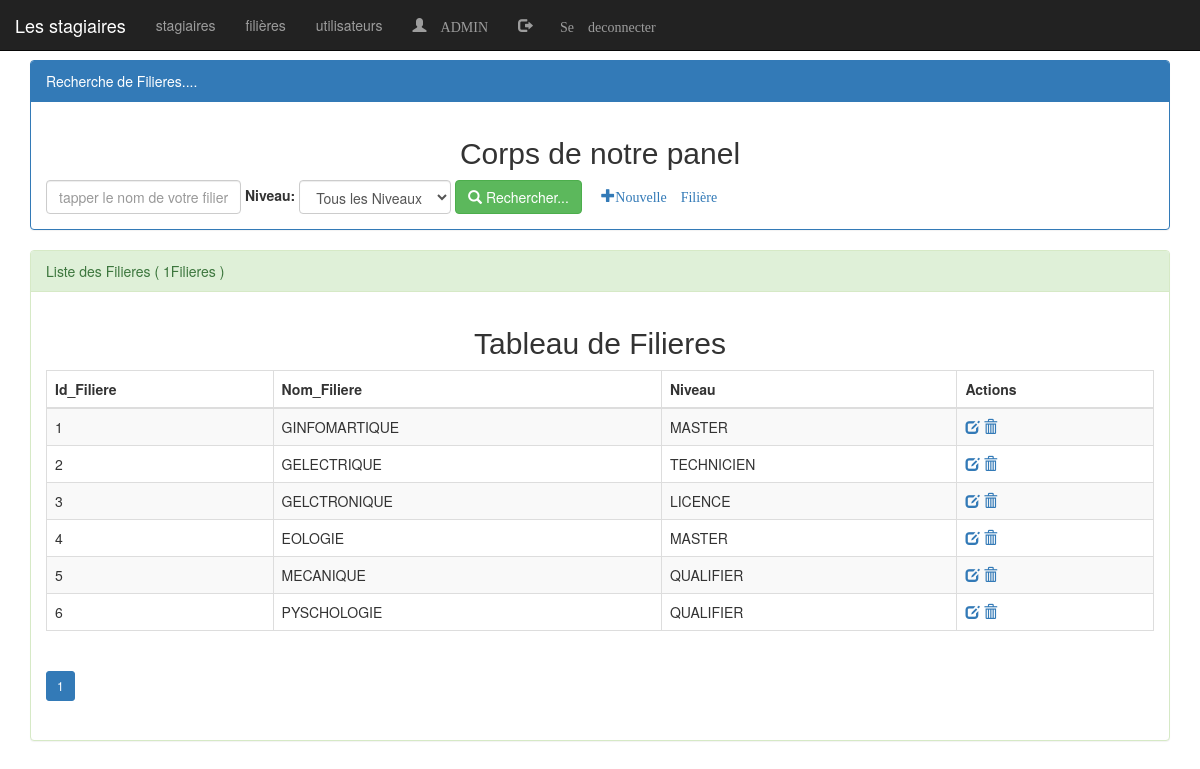
The page /pages/filiere.php (signed in) on the database its author committed.
### tables this page shows
create table filiere(
    idFiliere int(4) auto_increment primary key,
    nomFiliere varchar(50),
    niveau varchar(50)
);

### pages/filiere.php (the view, shortened to what this page needs)
<?php
require_once("connexiondb.php");
try {
    if (isset($_SESSION['user'])) {
        $nom = isset($_GET['valeurNomUser']) ? $_GET['valeurNomUser'] : "";
        $niveau = isset($_GET['valeurNiveauUser']) ? $_GET['valeurNiveauUser'] : "tous";
        $size = isset($_GET['size']) ? $_GET['size'] : 6;
        $page = isset($_GET['page']) ? $_GET['page'] : 1;
        $ofset = ($page - 1) * $size;
        $requetteFiliere = "SELECT * FROM filiere";
        $resultatFiliere = $pdo->query($requetteFiliere);
        if ($niveau === "tous") {
            $requetteFiliere = "SELECT * from filiere where nomFiliere like '%$nom%' limit $size offset $ofset";
            $requetteCount = "select count(*) countFiliere from filiere where nomFiliere like '%$nom%'";
        } else {
            $requetteFiliere = "SELECT * from filiere where nomFiliere like '%$nom%' and niveau='$niveau'";
            $requetteCount = "select count(*) countFiliere from filiere where nomFiliere like '%$nom%' and niveau='$niveau' limit $size offset $ofset";
        }
        $resultatFiliere = $pdo->query($requetteFiliere);
        $resulatCount = $pdo->query("$requetteCount");
        $tableauCount = $resulatCount->fetch();
        $nombrePage = $tableauCount['countFiliere'];
        $reste = $nombrePage % $size;
        if ($reste === 0) {
            $nombrePage = $nombrePage / $size;
        } else {
            $nombrePage = floor($nombrePage / $size) + 1;
        }
    } else header('location:login.php');
} catch (Exception $e) {
    echo $e->getMessage();
}
?>
<!DOCTYPE html>
<html lang="en">
<head>
    <link rel="stylesheet" type="text/css" href="../css/bootstrap.min.css">
    <link rel="stylesheet" type="text/css" href="../css/monstyle.css">
</head>
<body>
    <?php include("menu.php"); ?>
    <div class="container">
        <div class="panel panel-primary   marginTop">
            <div class="panel-heading">
                Recherche de Filieres....
            </div>
            <div class="panel-body">
                <h2>
                    Corps de notre panel
                </h2>
                <form action="filiere.php" method="get" class="form-inline">
                    <div class="form-group">
                        <input type="text" name="valeurNomUser" placeholder="tapper le nom de votre filiere" class="form-control" value="<?php $nom; ?>">
                    </div>
                    <label for="niv"> Niveau:</label>
                    <select class="form-control" id="niv" name="valeurNiveauUser" onchange="this.form.submit()">
                        <option value="tous">Tous les Niveaux</option>
                    </select>
                    <button type="submit" class="btn btn-success">
                        <span class="glyphicon glyphicon-search"></span> Rechercher...</button>
                    <?php if ($_SESSION['user']['role'] == "ADMIN") { ?>
                        <a href="nouvelleFiliere.php" class="glyphicon glyphicon-plus">Nouvelle Filière</a>
                    <?php } ?>
                </form>
            </div>
        </div>
        <div class="panel panel-success">
            <div class="panel-heading">
                Liste des Filieres (
                <?php echo $nombrePage ?>Filieres
                )
            </div>
            <div class="panel-body">
                <h2>Tableau de Filieres</h2>
                <table class="table table-striped table-bordered">
                    <thead>
                        <tr>
                            <th>Id_Filiere</th>
                            <th>Nom_Filiere</th>
                            <th>Niveau</th>
                            <?php if ($_SESSION['user']['role'] == 'ADMIN') { ?>
                                <th>Actions</th>
                            <?php } ?>
                        </tr>
                    </thead>
                    <?php while ($filiere = $resultatFiliere->fetch()) { ?>
                        <tr>
                            <td> <?php echo $filiere['idFiliere'] ?></td>
                            <td> <?php echo $filiere['nomFiliere'] ?></td>
                            <td> <?php echo $filiere['niveau'] ?></td>
                            <?php if ($_SESSION['user']['role'] === 'ADMIN') { ?>
                                <td>
                                    <a onclick="return confirm('Voulez vous vraiment modifier cette information?')" href="editerFiliere.php?idF= <?php echo $filiere['idFiliere'] ?>" class="glyphicon glyphicon-edit"></a>
                                    <a onclick="return confirm('Etes vous sur de vouloir supprimer cette information?')" href="supprimerFiliere.php?idF= <?php echo $filiere['idFiliere'] ?>" class="glyphicon glyphicon-trash"></a>
                                <?php } ?>
                                </td>
                            <?php } ?>
                        </tr>
                </table>
                <div>
                    <ul class="pagination pagination-sm">
                        <?php for ($i = 1; $i <= $nombrePage; $i++) { ?>
                            <li class="<?php if ($i == $page)
                                            echo 'active'; ?>"><a href="filiere.php?page=<?php echo $i; ?>&nom=<?php echo $nom ?>&niveau=<?php echo $niveau ?>">
                                    <?php echo $i; ?>
                                </a></li>
                        <?php } ?>
                    </ul>
                </div>
            </div>
        </div>
    </div>
</body>
</html>

### pages/menu.php (shortened to what this page needs)
<nav class="navbar navbar-inverse navbar-fixed-top">
    <div class="container-fluid">
        <div class="navbar-header">
            <a href="../index.php" class="navbar-brand">Les stagiaires</a>
            <ul class="nav navbar-nav">
                <li><a href="stagiaire.php"> stagiaires</a></li>
                <li><a href="filiere.php">filières</a></li>
                <li><a href="utilisateur.php">utilisateurs</a></li>
            </ul>
            <ul class="nav navbar-nav navb-right ">
                <li>
                    <a href="editerUtilisateur.php?idU=<?php echo $_SESSION['user']['idUser'] ?>">
                        <i class="glyphicon glyphicon-user ">
                            <?php echo $_SESSION['user']['login'] ?>
                        </i>
                    </a>
                </li>
                <li><a href="seDeconnecterPage.php">
                        <i class="glyphicon glyphicon-log-out">&nbsp; Se deconnecter</i>
                    </a></li>
            </ul>
        </div>
    </div>
</nav>

### css/monstyle.css (style rules this page uses)
.marginTop { margin-top: 60px; }
h2 { font-family: Verdana, Geneva, Tahoma, sans-serif; text-align: center; }

### rows shown on the page
filiere: idFiliere "1", nomFiliere "GINFOMARTIQUE", niveau "MASTER"
filiere: idFiliere "2", nomFiliere "GELECTRIQUE", niveau "TECHNICIEN"
filiere: idFiliere "3", nomFiliere "GELCTRONIQUE", niveau "LICENCE"
filiere: idFiliere "4", nomFiliere "EOLOGIE", niveau "MASTER"
filiere: idFiliere "5", nomFiliere "MECANIQUE", niveau "QUALIFIER"
filiere: idFiliere "6", nomFiliere "PYSCHOLOGIE", niveau "QUALIFIER"

### other values the page prints
$_SESSION['user']['login'] "ADMIN"
$nombrePage "1"
